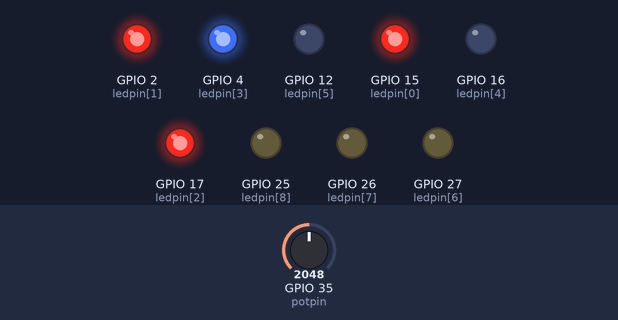
A sketch run on a simulated ESP32. Parts: output pins drawn as LEDs (lit = HIGH). Inputs (shaded band) come from the test bench; at power-on: GPIO 35 (potpin) = 2048.

Above: at 1.2 s.
1.3 s: GPIO 35 (potpin) set to 2225
2.8 s: GPIO 35 (potpin) set to 2322
At 4.0 s:
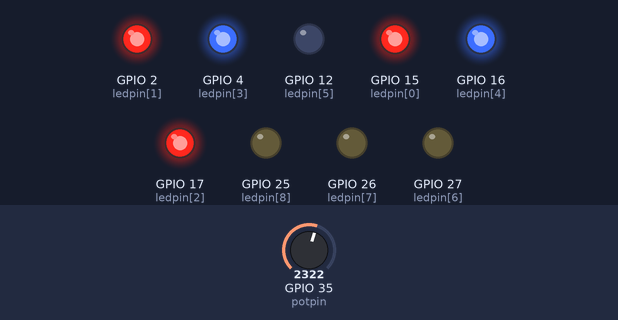
4.3 s: GPIO 35 (potpin) set to 2866
At 5.2 s:
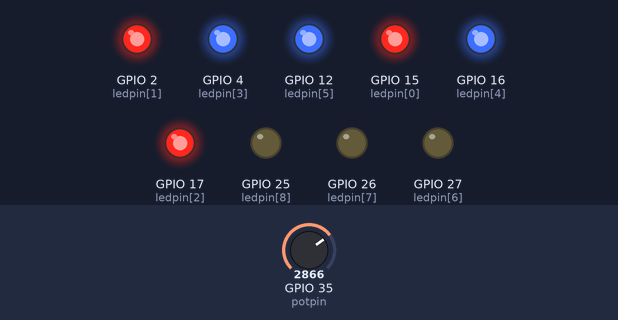
5.8 s: GPIO 35 (potpin) set to 3111
7.3 s: GPIO 35 (potpin) set to 3224
At 8.5 s:
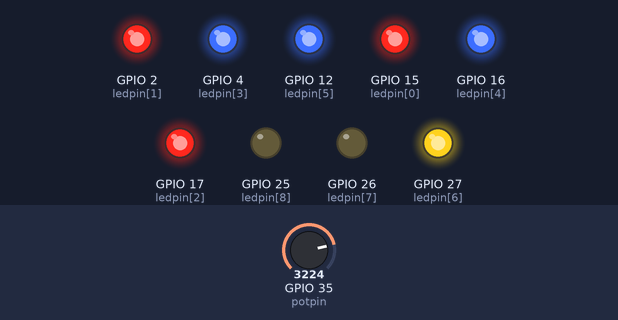
8.8 s: GPIO 35 (potpin) set to 2047
At 9.8 s:
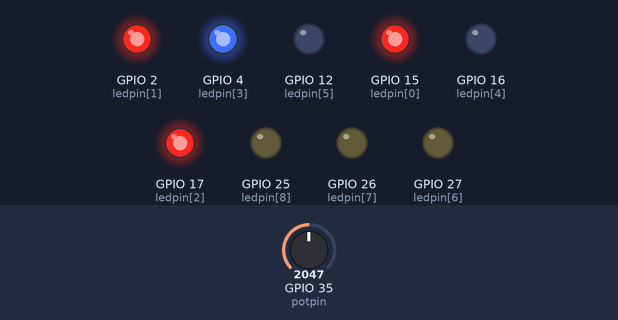
Timing chart, 0 to 11.3 s (numbered marks = the images above; inputs shaded):
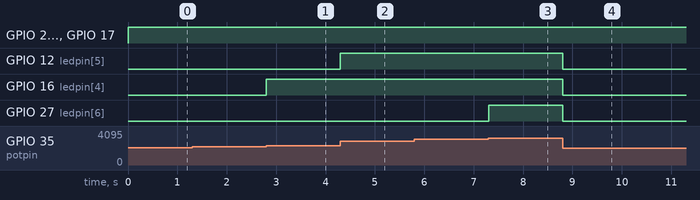

The sketch:

sketch.ino
```cpp
const int potpin = 35;
const int ledcount = 9;
int ledpin[] = {15,2,17,4,16,12,27,26,25};


void setup(){
  for (int thisled = 0; thisled < ledcount; thisled++)
  {
    pinMode(ledpin[thisled], OUTPUT);
  }
}

void loop(){
  int sensorReading = analogRead(potpin);
  int ledLevel = map(sensorReading, 0, 4095, 0, ledcount);
  for (int thisled = 0; thisled < ledcount; thisled++)
  {
    if (thisled < ledLevel)
    {
      digitalWrite(ledpin[thisled], HIGH);
    }
    else{
      digitalWrite(ledpin[thisled], LOW);
    }
  }
}
```

Measured:
- the behaviour switches between 2274 and 2275 on GPIO 35 (potpin) (found by bisection; images 0 and 1)
- the behaviour switches between 3184 and 3185 on GPIO 35 (potpin) (found by bisection; images 2 and 3)
- after the input at 1.3 s, every drawn part: stays the same
- after the input at 2.8 s, GPIO 16 (ledpin[4]): LOW → HIGH at once
- after the input at 4.3 s, GPIO 12 (ledpin[5]): LOW → HIGH at once
- after the input at 5.8 s, every drawn part: stays the same
- after the input at 7.3 s, GPIO 27 (ledpin[6]): LOW → HIGH at once
- after the input at 8.8 s, GPIO 12 (ledpin[5]), GPIO 16 (ledpin[4]), GPIO 27 (ledpin[6]): HIGH → LOW at once
